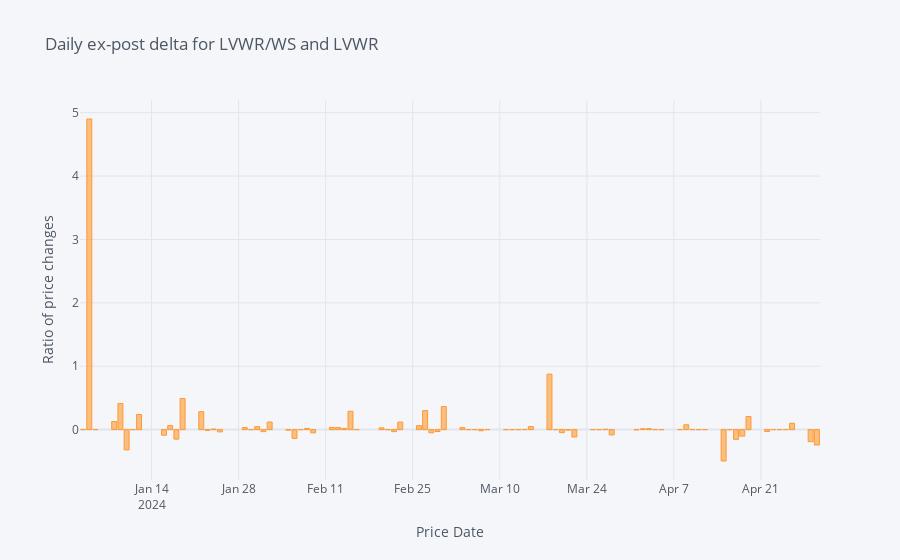

The notebook cell saved with this chart:
### Markdown cell above
#### 2) Quantify this security’s observed (realized) delta over recent history

### Code cell
df_under = load_stock_historical_prices('LVWR')
df_deriv = load_warrant_historical_prices('LVWR/WS')

ratio, w, u = calculate_ex_post_delta(df_deriv, df_under)

print(f"average ex-post delta: {ratio.mean():0.2f}")
ratio.iplot(kind='bar', title='Daily ex-post delta for LVWR/WS and LVWR', xTitle='Price Date', yTitle='Ratio of price changes')

### Figure 1 — Plotly figure (JSON) as saved in the notebook; plotly's stock layout.template omitted (floating-point values rounded to 4 significant figures)
{"data": [{"marker": {"color": "rgba(255, 153, 51, 0.6)", "line": {"color": "rgba(255, 153, 51, 1.0)", "width": 1}}, "name": "change_ratio", "orientation": "v", "text": "", "type": "bar", "x": ["2024-01-03", "2024-01-04", "2024-01-05", "2024-01-08", "2024-01-09", "2024-01-10", "2024-01-11", "2024-01-12", "2024-01-16", "2024-01-17", "2024-01-18", "2024-01-19", "2024-01-22", "2024-01-23", "2024-01-24", "2024-01-25", "2024-01-29", "2024-01-30", "2024-01-31", "2024-02-01", "2024-02-02", "2024-02-05", "2024-02-06", "2024-02-07", "2024-02-08", "2024-02-09", "2024-02-12", "2024-02-13", "2024-02-14", "2024-02-15", "2024-02-16", "2024-02-20", "2024-02-21", "2024-02-22", "2024-02-23", "2024-02-26", "2024-02-27", "2024-02-28", "2024-02-29", "2024-03-01", "2024-03-04", "2024-03-05", "2024-03-06", "2024-03-07", "2024-03-08", "2024-03-11", "2024-03-12", "2024-03-13", "2024-03-14", "2024-03-15", "2024-03-18", "2024-03-19", "2024-03-20", "2024-03-21", "2024-03-22", "2024-03-25", "2024-03-26", "2024-03-27", "2024-03-28", "2024-04-01", "2024-04-02", "2024-04-03", "2024-04-04", "2024-04-05", "2024-04-08", "2024-04-09", "2024-04-10", "2024-04-11", "2024-04-12", "2024-04-15", "2024-04-16", "2024-04-17", "2024-04-18", "2024-04-19", "2024-04-22", "2024-04-23", "2024-04-24", "2024-04-25", "2024-04-26", "2024-04-29", "2024-04-30"], "y": [0.0001389, 4.9, 0.0002273, 0.1282, 0.4125, -0.32, 0, 0.2389, -0.08824, 0.06395, -0.15, 0.4909, 0.2833, -0.0125, 0.009091, -0.03529, 0.032, 0, 0.04651, -0.032, 0.12, -0.008333, -0.1375, 0, 0.01846, -0.051, 0.035, 0.03372, 0.01967, 0.29, 0, 0.02778, -0.001376, -0.03205, 0.1183, 0.06353, 0.3, -0.05, -0.03, 0.3633, 0.0316, 0, 0, -0.01754, 0, 0, 0, 0, 0.002778, 0.04808, 0.875, 0, -0.04706, -0.0075, -0.1174, 0, 0, 0.005577, -0.08375, -0.003125, 0.0137, 0.01682, 0, 0, 0, 0.07615, 0, 0, 0, -0.495, 0, -0.1538, -0.1027, 0.2071, -0.0296, 0, 0, 0, 0.1004, -0.19, -0.2429]}], "layout": {"legend": {"bgcolor": "#F5F6F9", "font": {"color": "#4D5663"}}, "paper_bgcolor": "#F5F6F9", "plot_bgcolor": "#F5F6F9", "title": {"font": {"color": "#4D5663"}, "text": "Daily ex-post delta for LVWR/WS and LVWR"}, "xaxis": {"gridcolor": "#E1E5ED", "showgrid": true, "tickfont": {"color": "#4D5663"}, "title": {"font": {"color": "#4D5663"}, "text": "Price Date"}, "zerolinecolor": "#E1E5ED"}, "yaxis": {"gridcolor": "#E1E5ED", "showgrid": true, "tickfont": {"color": "#4D5663"}, "title": {"font": {"color": "#4D5663"}, "text": "Ratio of price changes"}, "zerolinecolor": "#E1E5ED"}}}
